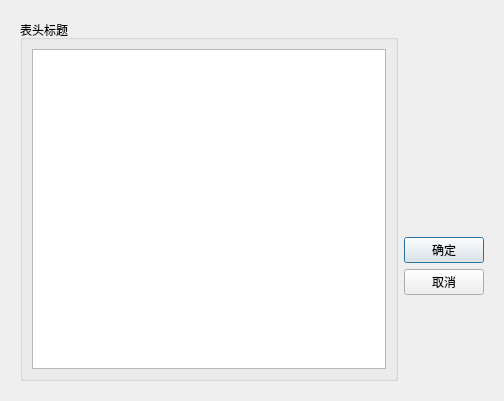
<?xml version="1.0" encoding="UTF-8"?>
<ui version="4.0">
 <class>TDialogHeaders</class>
 <widget class="QDialog" name="TDialogHeaders">
  <property name="geometry">
   <rect>
    <x>0</x>
    <y>0</y>
    <width>504</width>
    <height>401</height>
   </rect>
  </property>
  <property name="windowTitle">
   <string>Dialog</string>
  </property>
  <layout class="QGridLayout" name="gridLayout_3">
   <item row="0" column="0">
    <widget class="QFrame" name="frame">
     <property name="frameShape">
      <enum>QFrame::Shape::NoFrame</enum>
     </property>
     <property name="frameShadow">
      <enum>QFrame::Shadow::Raised</enum>
     </property>
     <layout class="QGridLayout" name="gridLayout_2">
      <item row="0" column="0">
       <widget class="QGroupBox" name="groupBox">
        <property name="title">
         <string>表头标题</string>
        </property>
        <layout class="QGridLayout" name="gridLayout">
         <item row="0" column="0">
          <widget class="QListView" name="listView"/>
         </item>
        </layout>
       </widget>
      </item>
      <item row="0" column="1">
       <layout class="QVBoxLayout" name="verticalLayout">
        <item>
         <spacer name="verticalSpacer">
          <property name="orientation">
           <enum>Qt::Orientation::Vertical</enum>
          </property>
          <property name="sizeHint" stdset="0">
           <size>
            <width>20</width>
            <height>86</height>
           </size>
          </property>
         </spacer>
        </item>
        <item>
         <spacer name="verticalSpacer_5">
          <property name="orientation">
           <enum>Qt::Orientation::Vertical</enum>
          </property>
          <property name="sizeHint" stdset="0">
           <size>
            <width>20</width>
            <height>40</height>
           </size>
          </property>
         </spacer>
        </item>
        <item>
         <spacer name="verticalSpacer_4">
          <property name="orientation">
           <enum>Qt::Orientation::Vertical</enum>
          </property>
          <property name="sizeHint" stdset="0">
           <size>
            <width>20</width>
            <height>40</height>
           </size>
          </property>
         </spacer>
        </item>
        <item>
         <widget class="QPushButton" name="btnOK">
          <property name="text">
           <string>确定</string>
          </property>
          <property name="icon">
           <iconset resource="res.qrc">
            <normaloff>:/icons/images/images/704.bmp</normaloff>:/icons/images/images/704.bmp</iconset>
          </property>
         </widget>
        </item>
        <item>
         <widget class="QPushButton" name="btnCancel">
          <property name="text">
           <string>取消</string>
          </property>
          <property name="icon">
           <iconset resource="res.qrc">
            <normaloff>:/icons/images/images/706.bmp</normaloff>:/icons/images/images/706.bmp</iconset>
          </property>
         </widget>
        </item>
        <item>
         <spacer name="verticalSpacer_3">
          <property name="orientation">
           <enum>Qt::Orientation::Vertical</enum>
          </property>
          <property name="sizeHint" stdset="0">
           <size>
            <width>20</width>
            <height>86</height>
           </size>
          </property>
         </spacer>
        </item>
       </layout>
      </item>
     </layout>
    </widget>
   </item>
  </layout>
 </widget>
 <resources>
  <include location="res.qrc"/>
 </resources>
 <connections>
  <connection>
   <sender>btnOK</sender>
   <signal>clicked()</signal>
   <receiver>TDialogHeaders</receiver>
   <slot>accept()</slot>
   <hints>
    <hint type="sourcelabel">
     <x>433</x>
     <y>134</y>
    </hint>
    <hint type="destinationlabel">
     <x>251</x>
     <y>200</y>
    </hint>
   </hints>
  </connection>
  <connection>
   <sender>btnCancel</sender>
   <signal>clicked()</signal>
   <receiver>TDialogHeaders</receiver>
   <slot>reject()</slot>
   <hints>
    <hint type="sourcelabel">
     <x>433</x>
     <y>266</y>
    </hint>
    <hint type="destinationlabel">
     <x>251</x>
     <y>200</y>
    </hint>
   </hints>
  </connection>
 </connections>
</ui>
